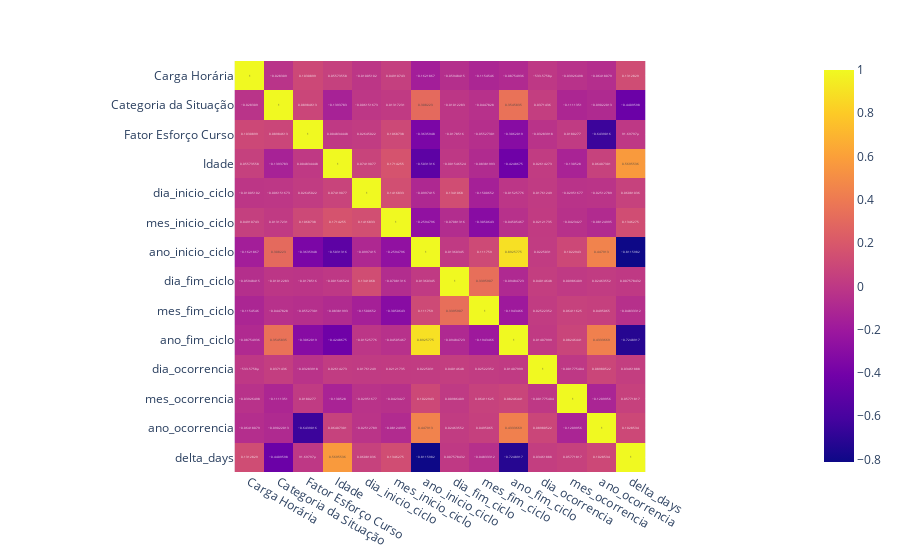

The notebook cell saved with this chart:
### Code cell
px.imshow(data2.corr(numeric_only=True), text_auto=True)

### Figure 1 — Plotly figure (JSON) as saved in the notebook; plotly's stock layout.template omitted (floating-point values rounded to 4 significant figures; data arrays with more than 128 entries replaced by an {"elided": "..."} marker saying what was removed)
{"data": [{"coloraxis": "coloraxis", "hovertemplate": "x: %{x}<br>y: %{y}<br>color: %{z}<extra></extra>", "name": "0", "texttemplate": "%{z}", "type": "heatmap", "x": ["Carga Horária", "Categoria da Situação", "Fator Esforço Curso", "Idade", "dia_inicio_ciclo", "mes_inicio_ciclo", "ano_inicio_ciclo", "dia_fim_ciclo", "mes_fim_ciclo", "ano_fim_ciclo", "dia_ocorrencia", "mes_ocorrencia", "ano_ocorrencia", "delta_days"], "xaxis": "x", "y": ["Carga Horária", "Categoria da Situação", "Fator Esforço Curso", "Idade", "dia_inicio_ciclo", "mes_inicio_ciclo", "ano_inicio_ciclo", "dia_fim_ciclo", "mes_fim_ciclo", "ano_fim_ciclo", "dia_ocorrencia", "mes_ocorrencia", "ano_ocorrencia", "delta_days"], "yaxis": "y", "z": {"elided": "14x14 float values"}}], "layout": {"coloraxis": {"colorscale": [[0, "#0d0887"], [0.1111, "#46039f"], [0.2222, "#7201a8"], [0.3333, "#9c179e"], [0.4444, "#bd3786"], [0.5556, "#d8576b"], [0.6667, "#ed7953"], [0.7778, "#fb9f3a"], [0.8889, "#fdca26"], [1, "#f0f921"]]}, "margin": {"t": 60}, "xaxis": {"anchor": "y", "constrain": "domain", "domain": [0, 1], "scaleanchor": "y"}, "yaxis": {"anchor": "x", "autorange": "reversed", "constrain": "domain", "domain": [0, 1]}}}
